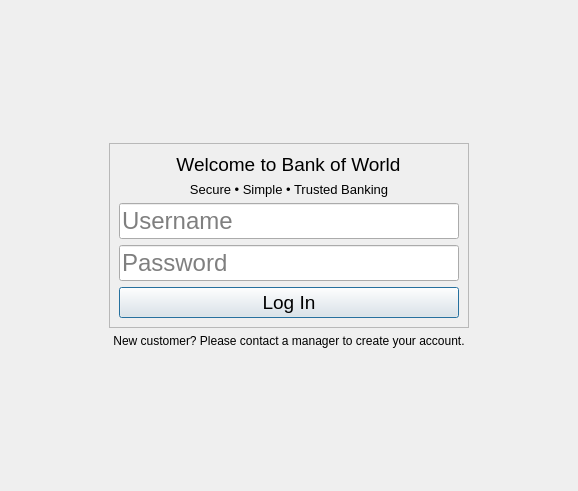
<?xml version="1.0" encoding="UTF-8"?>
<ui version="4.0">
 <class>LoginWindow</class>
 <widget class="QDialog" name="LoginWindow">
  <property name="geometry">
   <rect>
    <x>0</x>
    <y>0</y>
    <width>578</width>
    <height>491</height>
   </rect>
  </property>
  <property name="minimumSize">
   <size>
    <width>0</width>
    <height>0</height>
   </size>
  </property>
  <property name="font">
   <font>
    <pointsize>18</pointsize>
   </font>
  </property>
  <property name="windowTitle">
   <string>Dialog</string>
  </property>
  <layout class="QGridLayout" name="gridLayout_2">
   <item row="0" column="0">
    <widget class="QWidget" name="centralWidget" native="true">
     <layout class="QGridLayout" name="gridLayout">
      <item row="2" column="1">
       <widget class="QLabel" name="signupHintLabel">
        <property name="font">
         <font>
          <pointsize>9</pointsize>
         </font>
        </property>
        <property name="text">
         <string>New customer? Please contact a manager to create your account.</string>
        </property>
        <property name="alignment">
         <set>Qt::AlignmentFlag::AlignCenter</set>
        </property>
        <property name="wordWrap">
         <bool>true</bool>
        </property>
       </widget>
      </item>
      <item row="1" column="1">
       <widget class="QFrame" name="cardFrame">
        <property name="sizePolicy">
         <sizepolicy hsizetype="Fixed" vsizetype="Fixed">
          <horstretch>0</horstretch>
          <verstretch>0</verstretch>
         </sizepolicy>
        </property>
        <property name="minimumSize">
         <size>
          <width>360</width>
          <height>0</height>
         </size>
        </property>
        <property name="maximumSize">
         <size>
          <width>16777215</width>
          <height>280</height>
         </size>
        </property>
        <property name="frameShape">
         <enum>QFrame::Shape::StyledPanel</enum>
        </property>
        <property name="frameShadow">
         <enum>QFrame::Shadow::Raised</enum>
        </property>
        <layout class="QVBoxLayout" name="verticalLayout">
         <item alignment="Qt::AlignmentFlag::AlignHCenter|Qt::AlignmentFlag::AlignVCenter">
          <widget class="QLabel" name="titleLabel">
           <property name="sizePolicy">
            <sizepolicy hsizetype="Fixed" vsizetype="Fixed">
             <horstretch>0</horstretch>
             <verstretch>0</verstretch>
            </sizepolicy>
           </property>
           <property name="font">
            <font>
             <pointsize>14</pointsize>
            </font>
           </property>
           <property name="text">
            <string>Welcome to Bank of World</string>
           </property>
           <property name="alignment">
            <set>Qt::AlignmentFlag::AlignCenter</set>
           </property>
           <property name="wordWrap">
            <bool>false</bool>
           </property>
          </widget>
         </item>
         <item>
          <widget class="QLabel" name="sloganLabel">
           <property name="font">
            <font>
             <pointsize>10</pointsize>
            </font>
           </property>
           <property name="text">
            <string>Secure • Simple • Trusted Banking</string>
           </property>
           <property name="alignment">
            <set>Qt::AlignmentFlag::AlignCenter</set>
           </property>
           <property name="wordWrap">
            <bool>true</bool>
           </property>
          </widget>
         </item>
         <item>
          <widget class="QLineEdit" name="usernameLineEdit">
           <property name="text">
            <string/>
           </property>
           <property name="placeholderText">
            <string>Username</string>
           </property>
          </widget>
         </item>
         <item>
          <widget class="QLineEdit" name="passwordLineEdit">
           <property name="minimumSize">
            <size>
             <width>0</width>
             <height>0</height>
            </size>
           </property>
           <property name="text">
            <string/>
           </property>
           <property name="echoMode">
            <enum>QLineEdit::EchoMode::Password</enum>
           </property>
           <property name="placeholderText">
            <string>Password</string>
           </property>
          </widget>
         </item>
         <item>
          <widget class="QPushButton" name="loginButton">
           <property name="font">
            <font>
             <pointsize>14</pointsize>
            </font>
           </property>
           <property name="text">
            <string>Log In</string>
           </property>
           <property name="default">
            <bool>true</bool>
           </property>
           <property name="flat">
            <bool>false</bool>
           </property>
          </widget>
         </item>
        </layout>
       </widget>
      </item>
      <item row="1" column="2">
       <spacer name="horizontalSpacer_2">
        <property name="orientation">
         <enum>Qt::Orientation::Horizontal</enum>
        </property>
        <property name="sizeHint" stdset="0">
         <size>
          <width>40</width>
          <height>20</height>
         </size>
        </property>
       </spacer>
      </item>
      <item row="3" column="1">
       <spacer name="verticalSpacer_2">
        <property name="orientation">
         <enum>Qt::Orientation::Vertical</enum>
        </property>
        <property name="sizeHint" stdset="0">
         <size>
          <width>20</width>
          <height>40</height>
         </size>
        </property>
       </spacer>
      </item>
      <item row="1" column="0">
       <spacer name="horizontalSpacer">
        <property name="orientation">
         <enum>Qt::Orientation::Horizontal</enum>
        </property>
        <property name="sizeHint" stdset="0">
         <size>
          <width>40</width>
          <height>20</height>
         </size>
        </property>
       </spacer>
      </item>
      <item row="0" column="1">
       <spacer name="verticalSpacer">
        <property name="orientation">
         <enum>Qt::Orientation::Vertical</enum>
        </property>
        <property name="sizeHint" stdset="0">
         <size>
          <width>20</width>
          <height>40</height>
         </size>
        </property>
       </spacer>
      </item>
     </layout>
    </widget>
   </item>
  </layout>
 </widget>
 <resources/>
 <connections/>
</ui>
